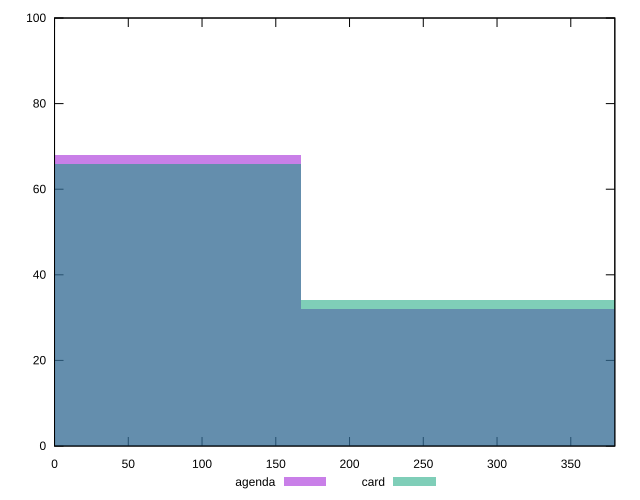

Write gnuplot code to recreate this figure.
reset

$agenda <<EOF
0 68
333.57806314026874 32
EOF

$card <<EOF
333.57806314026874 34
0 66
EOF

set key outside below
set boxwidth 333.57806314026874
set xrange [0:379.85400000000004]
set yrange [0:100]
set trange [0:100]
set style fill transparent solid 0.5 noborder
set terminal svg size 640, 500 enhanced background rgb 'white'
set output "reports/report_00028_2021-02-24T12-49-42.674Z/uses-rel-preconnect/comparison/histogram/1_vs_2.svg"

plot $agenda title "agenda" with boxes, \
     $card title "card" with boxes

reset
